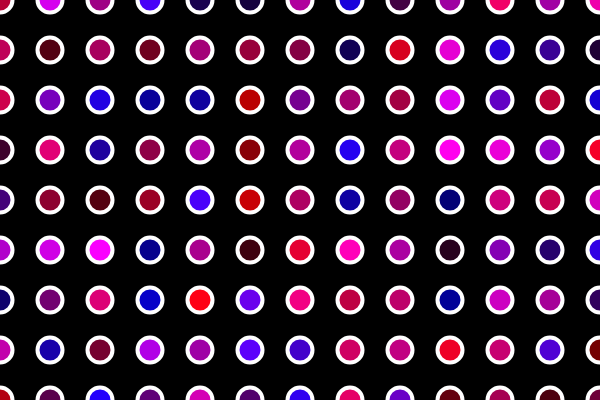
Frame 1 (no input)
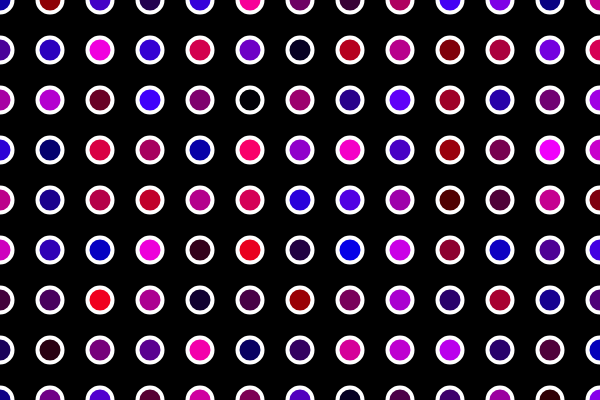
Frame 60 (no input)
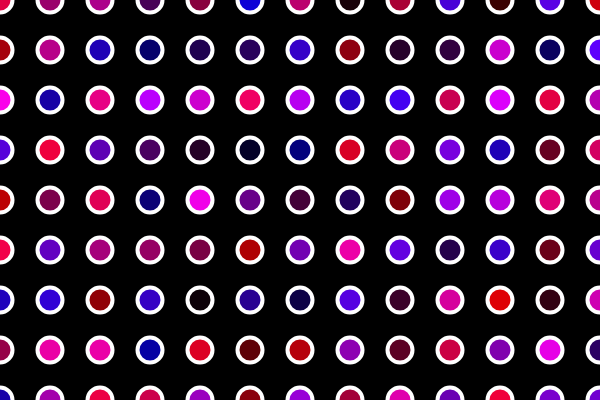
Frame 120 (the mouse pressed at the canvas centre since frame 60)

The p5.js sketch that drew these frames (run headless with seeded random() and noise() and a simulated clock; from frame 60 on, the mouse is pressed at the canvas centre):

// p5.js sketch
// ── sketch.js
//4.1: while and for Loops
//4.2 Nested Loops



function setup() {
	createCanvas(600, 400);
	

}

function draw() {
 background(0);
 strokeWeight(4);
 stroke(255);

//var x = 0;
//while (x <= width) {
//	fill(0,200,255);
// ellipse(x, 200, 25, 25);
//x = x + 50;
//}

for(var x = 0; x <= width; x+=50) {
	for (var y = 0; y <= height; y+=50){


fill(random(255),0,random(255));
	ellipse(x , y, 25, 25);
	
}
}


}
